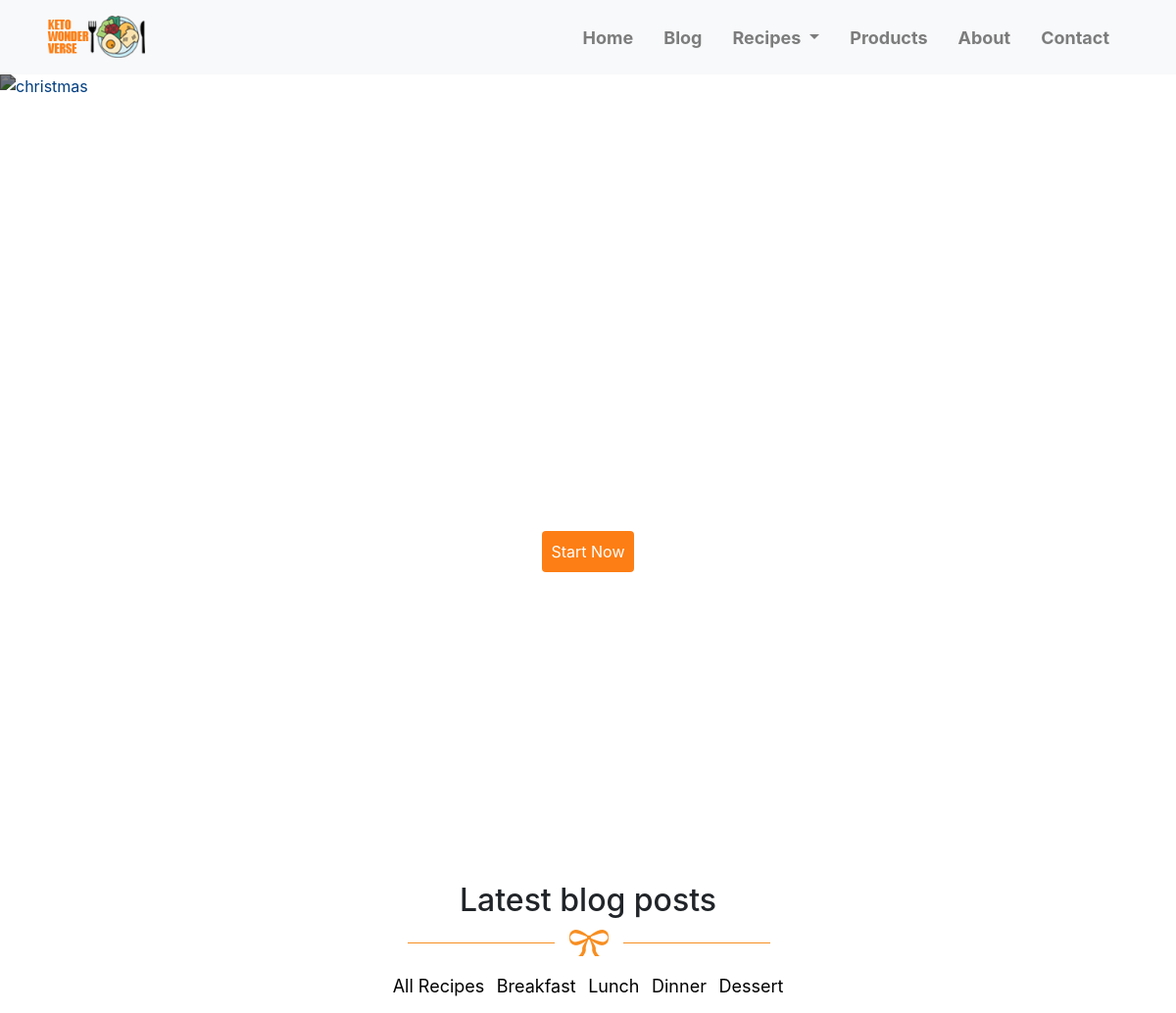
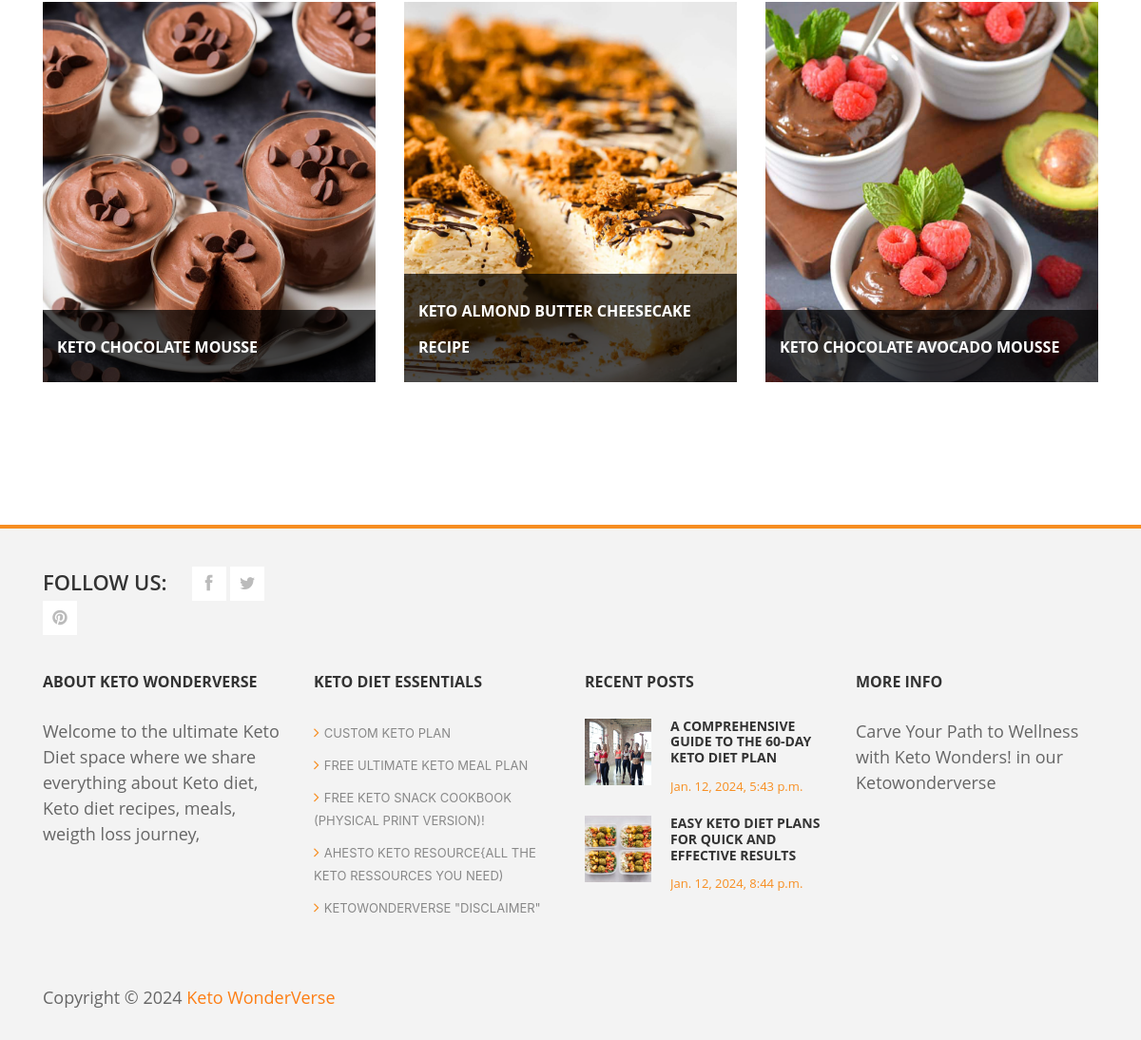
Screenshot of /recipes/dessert/ with the database file from the repository (2 pictures, top to bottom).
### ketosite/models.py (models this page shows, shortened)
class Recipe(models.Model):
    CATEGORY_CHOICES = [
        ('all recipes', 'All Recipes'),
        ('breakfast', 'Breakfast'),
        ('lunch', 'Lunch'),
        ('dinner', 'Dinner'),
        ('dessert', 'Dessert'),
    ]
    title = models.CharField(max_length=255)
    content = RichTextField(null=True, blank=True)
    date = models.DateTimeField(default=timezone.now)
    image = models.ImageField(upload_to='recipe_images/')
    image_alt = models.CharField(max_length=255)
    slug = AutoSlugField(populate_from='title', unique=True)
    related_recipes = models.ManyToManyField('self', blank=True)
    category = models.CharField(max_length=100, choices=CATEGORY_CHOICES, blank=True)
    def get_absolute_url(self):
        return reverse("ketosite:recipe_post", kwargs={'slug': self.slug})

class BlogPost(models.Model):
    title = models.CharField(max_length=255)
    content = RichTextField(null=True, blank=True)
    image = models.ImageField(upload_to='blog_post_images/')
    image_alt = models.CharField(max_length=255, blank=True)
    slug = AutoSlugField(populate_from='title', unique=True)
    date_created = models.DateTimeField(default=timezone.now)
    related_articles = models.ManyToManyField('self', blank=True)

### ketosite/views.py (the view)
# urls.py: path('recipes/<slug:category_slug>/', views.all_recipes, name='all_recipes'),
def all_recipes(request, category_slug=None):
    recipes = Recipe.objects.all()[::-1]
    categories = Recipe.CATEGORY_CHOICES
    articles = BlogPost.objects.all()
    if category_slug and category_slug != 'all-recipes':
         recipes = Recipe.objects.filter(category=category_slug)[::-1]
    context = {
        'recipes': recipes,
        'categories': categories,
        'selected_category': category_slug,
        'articles':articles,
    }
    return render(request, 'ketosite/all_recipes.html', context)

### ketosite/templates/ketosite/all_recipes.html (shortened to what this page needs)
{% extends 'ketosite/base.html' %}
{% load static %}
{% block content %}
<div id="hero-carousel" class="carousel slide  carousel-fade" data-bs-ride="carousel">
     <div class="carousel-inner">
         <div class="carousel-item active">
            <a href="{% static 'images/slide_01.webp' %}">
                <picture>
                  <source srcset="{% static 'images/slide_01.webp' %}" type="image/webp">
                  <img src="{% static 'images/slide_01.webp' %}" class="c-img" width="720" height="90" loading="lazy" alt="christmas">
                </picture>
              </a>
            <div class="carousel-caption mt-2">
                 <h1 class="display-4 font-weight-bold mb-4 text-uppercase">{{ request.path|slice:'1:'|slice:'-1' }}
                </h1>
                 <p class="fs-3 text-white">Enjoy our most famous keto diet meals</p><br>
                 <a class="btn  px-2 py-2 text-decoration-none text-white" href="http://tinyurl.com/mrucbbar" style="background-color: #fd7e14;">Start Now</a>
            </div>
        </div>
    </div>
</div>
<div id="latest-blog">
    <div class="container">
        <div class="row">
            <div class="col-md-12 mt-4">
                <div class="text-center">
                    <h2>Latest blog posts</h2>
                    <img src="{% static 'images/under-heading.png' %}" alt="blog posts" loading="lazy" class="img-fluid"><br>
                    <ul id="categories" class="list-inline mt-3 text-center">
                        {% for category_key, category_display in categories %}
                        <li class="list-inline-item">
                            <a style="color: black; font-size: 18px;"  href="{% url 'ketosite:recipe_list' category_slug=category_key|slugify %}">
                                {{ category_display }}
                            </a>
                        </li>
                        {% endfor %}
                    </ul>
                </div>
            </div>
        </div>
        <div class="row">
            {% for article in recipes %}
            <div class="col-md-4 col-sm-6">
                <div class="blog-post">
                    <div class="blog-thumb">
                        <img src="{{ article.image.url }}" alt="{{ article.image_alt }}" loading="lazy" style="width: 100%; height: 400px; object-fit: cover;"  />
                    </div>
                    <div class="blog-content">
                        <div class="content-show">
                            <h2><a href="{{ article.get_absolute_url }}">{{ article.title }}</a></h2>
                        </div>
                    </div>
                </div>
            </div>
            {% endfor %}
        </div>
    </div>
</div>
{% endblock content %}

### ketosite/templates/ketosite/footer.html (shortened to what this page needs)
<footer>
    <div class="container">
        <div class="top-footer">
            <div class="row">
                <div class="col-md-3">
                    <div class="social-bottom">
                        <span>Follow us:</span>
                        <ul>
                            <li><a href="#" class="fa fa-facebook"></a></li>
                            <li><a href="http://tinyurl.com/2tcyh3xn" class="fa fa-twitter"></a></li>
                            <li><a href="http://tinyurl.com/28my4pzb" class="fa fa-pinterest"></a></li>
                        </ul>
                    </div>
                </div>
            </div>
        </div>
        <div class="main-footer">
            <div class="row">
                <div class="col-md-3">
                    <div class="about">
                        <h4 class="footer-title">About Keto Wonderverse</h4>
                        <p>Welcome to the ultimate Keto Diet space where we share everything about Keto diet, Keto diet recipes, meals, weigth loss journey,</p>
                    </div>
                </div>
                <div class="col-md-3">
                    <div class="shop-list">
                        <h4 class="footer-title">Keto DIet Essentials</h4>
                        <ul>
                            <li><a href="http://tinyurl.com/3b2cys8t"><i class="fa fa-angle-right"></i>CUSTOM KETO PLAN</a></li>
                            <li><a href="http://tinyurl.com/hv34hjej"><i class="fa fa-angle-right"></i>FREE  Ultimate Keto Meal Plan</a></li>
                            <li><a href="http://tinyurl.com/w3d8he7f"><i class="fa fa-angle-right"></i>FREE Keto Snack Cookbook (Physical Print Version)!</a></li>
                            <li><a href="http://tinyurl.com/mrxjnfu4"><i class="fa fa-angle-right"></i>Ahesto Keto Resource{All the keto ressources you need)</a></li>
                            <li><a href="{% url 'ketosite:disclaimer' %}"><i class="fa fa-angle-right"></i>KetoWOnderverse "DISCLAIMER"</a></li>
                        </ul>
                    </div>
                </div>
                <div class="col-md-3">
                    <div class="recent-posts">
                        <h4 class="footer-title">Recent posts</h4>
                        {% for article in articles|slice:'2'  %}
                        <div class="recent-post">
                            <div class="recent-post-thumb">
                                <img src="{{ article.image.url }}" alt="{{ article.image_alt }}" loading="lazy" style="width: 100%; height: 70px; object-fit: cover;" />
                            </div>
                            <div class="recent-post-info">
                                <h6><a href="">{{article.title }}</a></h6>
                                <span>{{ article.date_created }}</span>
                            </div>
                        </div>
                        {% endfor %}
                    </div>
                </div>
                <div class="col-md-3">
                    <div class="more-info">
                        <h4 class="footer-title">More info</h4>
                        <p>Carve Your Path to Wellness with Keto Wonders! in our Ketowonderverse</p>
                    </div>
                </div>
            </div>
        </div>
        <div class="bottom-footer">
            <p><span>Copyright © 2024 <a href="{% url 'ketosite:home' %}" style="color: #fd7e14;">Keto WonderVerse</a> </p>
        </div>
    </div>
</footer>

### static/css/templatemo_style.css (style rules this page uses)
a { text-decoration: none; color: #f78e21; }
p { font-family: 'Open Sans', sans-serif; font-size: 13px; color: #666; }
*, *:before, *:after { -moz-box-sizing: border-box; -webkit-box-sizing: border-box; box-sizing: border-box; }
.recent-post { overflow: hidden; margin-bottom: 20px; }
.recent-post-thumb { float: left; margin-right: 20px !important; width: 70px; height: 70px; }
.recent-post-info { overflow: hidden; }
.recent-post-info h6 { font-family: 'Open Sans', sans-serif; font-size: 14px; font-weight: 700; text-transform: uppercase; margin-top: 0; }
.recent-post-info a { color: #333; }
.recent-post-info span { font-family: 'Open Sans', sans-serif; font-size: 13px; color: #f78e21; }
.blog-post { position: relative; margin-bottom: 30px; }
.blog-thumb { overflow: hidden; position: relative; }
.blog-thumb img { width: 100%; }
.blog-content { position: absolute; bottom: 0; left: 0; width: 100%; background-color: rgba(0,0,0,0.7); color: #fff; padding: 15px; }
.content-show a { font-family: 'Open Sans', sans-serif; font-size: 16px; font-weight: 700; color: #fff; text-transform: uppercase; }
footer { background-color: #f3f3f3; border-top: 4px solid #f78e21; margin-top: 120px; }
.social-bottom { margin-top: 40px; padding-bottom: 40px; }
.social-bottom span { font-family: 'Open Sans', sans-serif; font-size: 22px; font-weight: 600; color: #333; text-transform: uppercase; float: left; margin-right: 26px; }
.social-bottom ul { margin: 0; padding: 0; }
.social-bottom li { list-style: none; display: inline-block; }
.social-bottom a { background-color: #fff; font-size: 18px; width: 36px; height: 36px; line-height: 36px; text-align: center; color: #bbb; }
.footer-title { font-family: 'Open Sans', sans-serif; font-size: 16px; font-weight: 700; color: #333; text-transform: uppercase; padding-bottom: 20px; }
.shop-list ul { margin: 0; padding: 0; }
.shop-list li { list-style: none; margin: 10px 0; }
.shop-list i { font-size: 16px; margin-right: 5px; color: #f78e21; }
.shop-list a { text-transform: uppercase; color: #888; font-size: 13px; }
.recent-post-thumb { float: left; margin-right: 10px; width: 70px; height: 70px; }
.more-info p { padding-bottom: 20px; }
.bottom-footer { text-align: left; padding: 60px 0 15px 0; }
@media screen and (min-width: 995px) { body { overflow-x: hidden; } }

### static/css/style.css (style rules this page uses)
html { font-size: 16px !important; }
p { font-size: 18px; }
a { color: black; text-decoration: none; }
.carousel { height: 100vh; }
.carousel-inner { height: 100%; }
.carousel-item { height: 100vh; }
.c-img { object-fit: cover !important; width: 100%; height: 100%; max-width: 100vw ; min-height: 100vh; filter: brightness(0.5); }
.carousel-fade .carousel-item { transition: opacity 0.6s !important; }
.carousel-caption { width: auto; height: 100%; display: flex; flex-direction: column; justify-content: center; align-items: center; position: absolute; top: 0; left: 0; right: 0; bottom: 0; }

### rows the page displays
Recipe: image (picture), title "KETO CHOCOLATE MOUSSE"
Recipe: image (picture), title "KETO ALMOND BUTTER CHEESECAKE RECIPE"
Recipe: image (picture), title "KETO CHOCOLATE AVOCADO MOUSSE"
BlogPost: image (picture), title "A COMPREHENSIVE GUIDE TO THE 60-DAY KETO DIET PLAN", date_created "Jan. 12, 2024, 5:43 p.m."
BlogPost: image (picture), title "EASY KETO DIET PLANS FOR QUICK AND EFFECTIVE RESULTS", date_created "Jan. 12, 2024, 8:44 p.m."

### other values shown
{{ category_display }} "All Recipes" "Breakfast" "Lunch" "Dinner" "Dessert"
